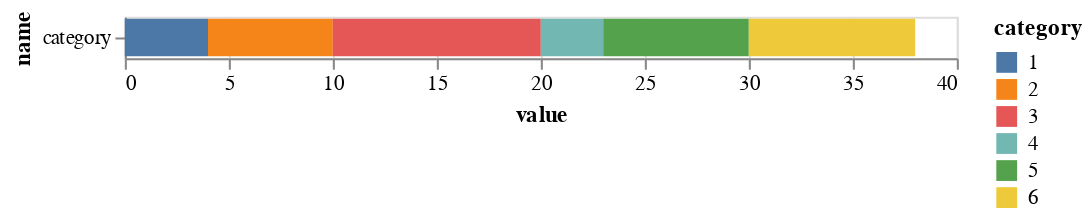

The notebook cell saved with this chart:
### Markdown cell above
As simple as that!  Note that we also added a color to each bar by encoding the "category" column as color. When setting this encoding, we used the `:N` suffix to indicate that "category" column should be viewed as unordered data.  This allows Altair to use discrete color palette.  Try changing the suffix to `:O` and see the different color palette choicese for nominal and ordinal data. Read more about data type and color scale [here](https://altair-viz.github.io/user_guide/encoding.html#effect-of-data-type-on-color-scales).

As a fun experiment, let's try stack the bars into a single column.

### Code cell
source['name'] = ["category"] * len(source)
bar_chart = alt.Chart(source).mark_bar()
bar_chart = bar_chart.encode(x="value:Q", y="name:N", color="category:N")
bar_chart

### Figure 1 — Vega-Lite specification as saved in the notebook (floating-point values rounded to 4 significant figures)
{"config": {"view": {"continuousWidth": 400, "continuousHeight": 300}}, "data": {"name": "data-b2cfa2dd68d6dd58acc11cee098fb8d9"}, "mark": "bar", "encoding": {"color": {"field": "category", "type": "nominal"}, "x": {"field": "value", "type": "quantitative"}, "y": {"field": "name", "type": "nominal"}}, "$schema": "https://vega.github.io/schema/vega-lite/v4.17.0.json", "datasets": {"data-b2cfa2dd68d6dd58acc11cee098fb8d9": [{"category": 1, "value": 4, "name": "category"}, {"category": 2, "value": 6, "name": "category"}, {"category": 3, "value": 10, "name": "category"}, {"category": 4, "value": 3, "name": "category"}, {"category": 5, "value": 7, "name": "category"}, {"category": 6, "value": 8, "name": "category"}]}}
